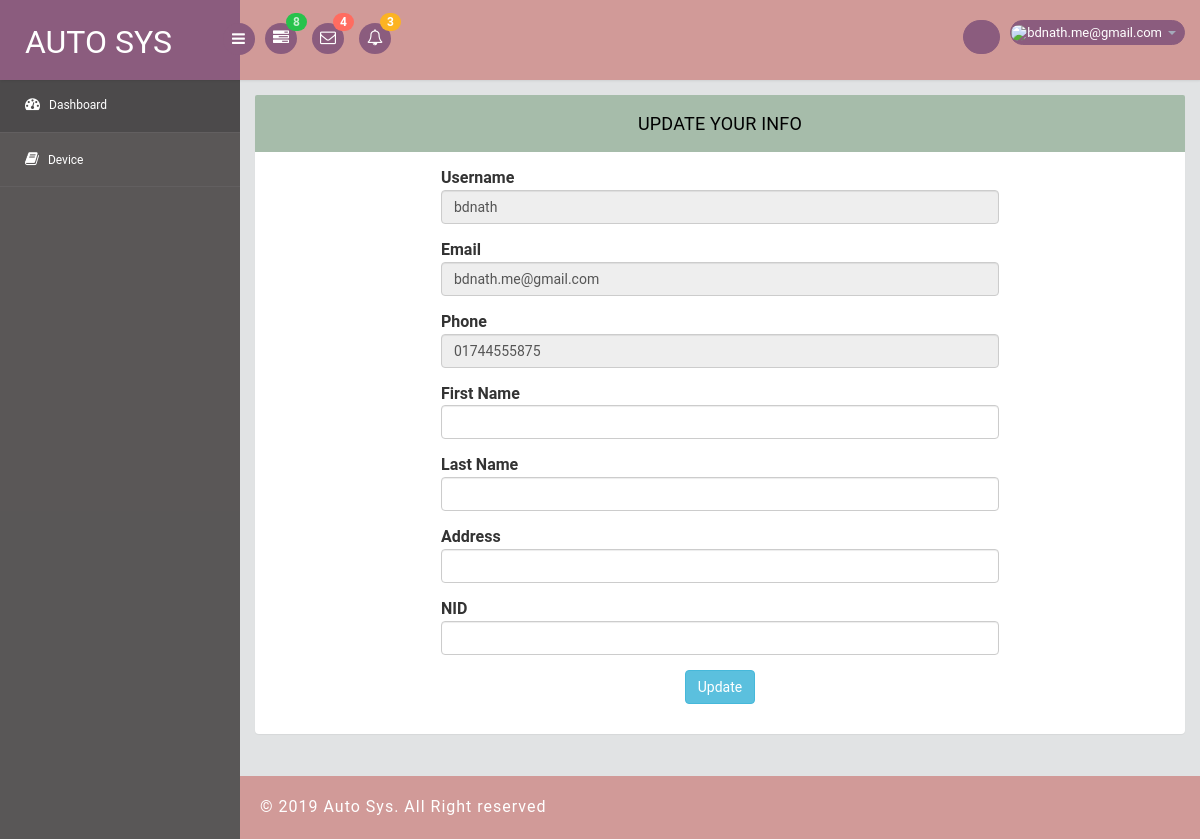
The page /src/updateUserInfo.php (signed in) on the database as committed earlier.
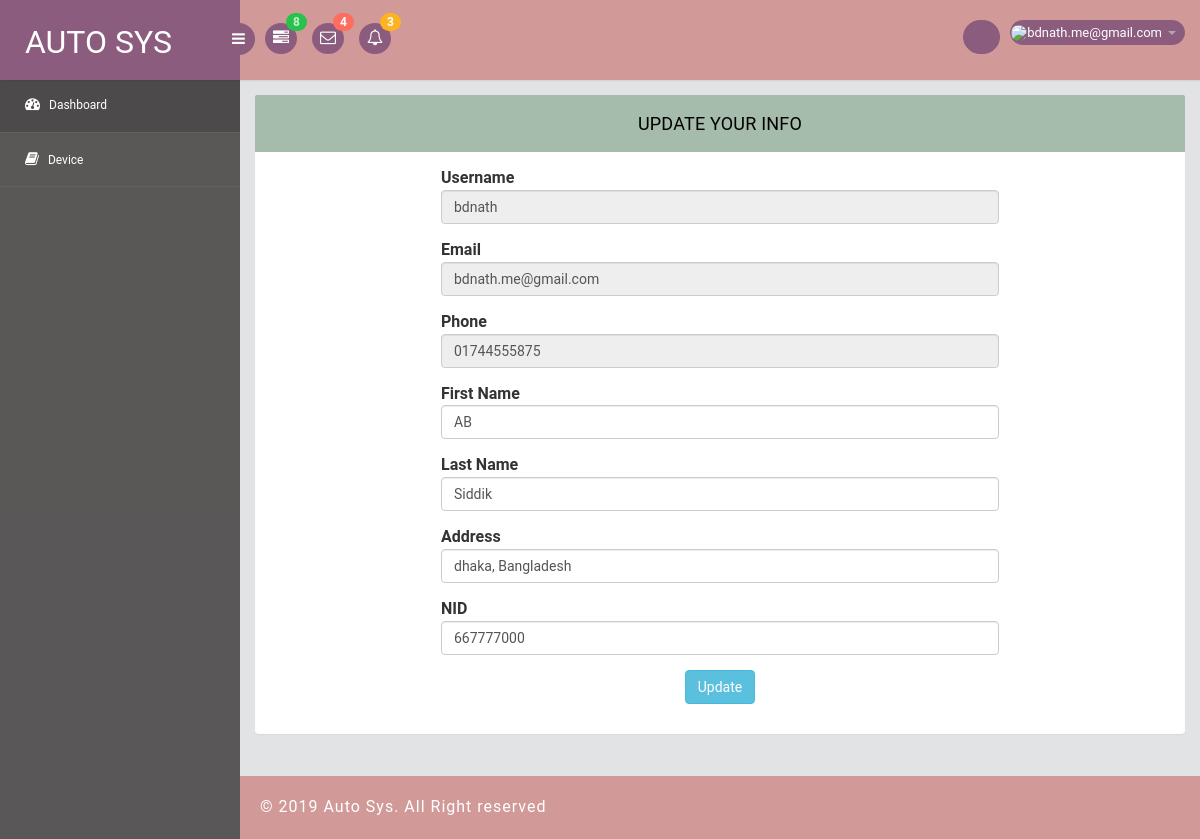
The same page on the database as committed later.
### tables this page shows
CREATE TABLE `tbl_user_profile` (
  `id` int(10) NOT NULL,
  `firstname` varchar(255) NOT NULL,
  `lastname` varchar(255) NOT NULL,
  `address` varchar(255) NOT NULL,
  `latitude` float NOT NULL,
  `longitude` float NOT NULL,
  `nid_number` int(20) NOT NULL,
  `userId` int(11) NOT NULL
);

### src/updateUserInfo.php (the view, shortened to what this page needs)
<?php include "../template/topbar.php";
include ('config/db_connection.php');
$usertId=$_SESSION['userId'];
$queryUser="SELECT * FROM tbl_user_profile WHERE userId='$usertId';";
$userResult=mysqli_query($conn, $queryUser);
$firstName="";
$lastName="";
$address="";
$nid="";
while($row=mysqli_fetch_array($userResult)) {
	$firstName=$row['firstname'];
	$lastName=$row['lastname'];
	$address=$row['address'];
	$nid=$row['nid_number'];
}
?>
 <section id="main-content">
	 <section class="wrapper">
	 <div class="row">
             <div class="col-lg-12">
			 <section class="panel">
                         <header class="panel-heading">
							Update Your Info
                         </header>
                         <div class="panel-body">
                             <div class="position-center">
                                 <form method="POST" action="saveUpdatedUserInfo.php">
								 <div class="form-group">
                                     <label >Username </label>
                                     <input type="text" class="form-control" name="userName" id="userName" value='<?php echo $_SESSION['userName']; ?>'
									 required disabled/>
                                 </div>
								 <div class="form-group">
                                     <label >Email </label>
                                     <input type="text" class="form-control" name="email" id="email" value='<?php echo $_SESSION['userEmail']; ?>'
									 required disabled/>
                                 </div>
								 <div class="form-group">
                                     <label >Phone </label>
                                     <input type="text" class="form-control" name="phone" id="phone" value='<?php echo $_SESSION['userPhone']; ?>'
									 required disabled/>
                                 </div>
								 <div class="form-group">
                                     <label for="firstName">First Name </label>
                                     <input type="text" class="form-control" name="firstName" id="firstName" placeholder="Enter First Name"
									 value='<?php echo $firstName; ?>'
									 required/>
                                 </div>
                                 <div class="form-group">
                                     <label for="lastName">Last Name </label>
                                     <input type="text" class="form-control" name="lastName" id="lastName" placeholder="Enter First Name"
									 value='<?php echo $lastName; ?>' required/>
                                 </div>
								 <div class="form-group">
                                     <label for="address">Address</label>
                                     <input type="text" class="form-control" name="address" id="address" placeholder="Enter Address"
									 value='<?php echo $address; ?>' required/>
                                 </div>
								 <div class="form-group">
                                     <label for="nid">NID</label>
                                     <input type="text" class="form-control" name="nid" id="nid" placeholder="Enter NID"
									 value='<?php echo $nid; ?>' required/>
                                 </div>
								 <div class="form-group" style="text-align: center;">
                                     <button type="submit" class="btn btn-info">Update</button>
                                 </div>
                             </form>
                             </div>
                         </div>
                     </section>
			 </div>
			 </div>
             </section>
	<?php include "../template/footer.php";   ?>
</section>
</section>
</body>
</html>

### template/topbar.php (shortened to what this page needs)
<!DOCTYPE html>
<html lang="en">
<head>
 <link rel="stylesheet" href="../template/css/bootstrap.min.css" />
 <link href="../template/css/style.css" rel='stylesheet' type='text/css' />
 <link href="../template/css/style-responsive.css" rel="stylesheet" />
 <link rel="stylesheet" href="../template/css/font.css" type="text/css" />
 <link href="../template/css/font-awesome.css" rel="stylesheet" />
 <link rel="stylesheet" href="../template/css/morris.css" type="text/css" />
 <link rel="stylesheet" href="../template/css/monthly.css" />
 </head>
 <body>
 <section id="container">
 <header class="header fixed-top clearfix">
 <div class="brand">
     <a href="index.html" class="logo">
        AUTO SYS
     </a>
     <div class="sidebar-toggle-box">
         <div class="fa fa-bars"></div>
     </div>
 </div>
 <div class="nav notify-row" id="top_menu">
     <ul class="nav top-menu">
         <li class="dropdown">
             <a data-toggle="dropdown" class="dropdown-toggle" href="#">
                 <i class="fa fa-tasks"></i>
                 <span class="badge bg-success">8 </span>
             </a>
         </li>
         <li id="header_inbox_bar" class="dropdown">
             <a data-toggle="dropdown" class="dropdown-toggle" href="#">
                 <i class="fa fa-envelope-o"></i>
                 <span class="badge bg-important">4 </span>
             </a>
         </li>
         <li id="header_notification_bar" class="dropdown">
             <a data-toggle="dropdown" class="dropdown-toggle" href="#">
                 <i class="fa fa-bell-o"></i>
                 <span class="badge bg-warning">3 </span>
             </a>
         </li>
     </ul>
 </div>
 <div class="top-nav clearfix">
     <ul class="nav pull-right top-menu">
         <li>
             <input type="text" class="form-control search" placeholder=" Search" />
         </li>
         <li class="dropdown">
             <a data-toggle="dropdown" class="dropdown-toggle" href="#">
			 <?php
			 $email = $_SESSION['userEmail'];
			 echo '<img src="images/profile-avater.png"/>';
                echo '<span class="username">'.$email.'</span>';
				 ?>
                 <b class="caret"></b>
             </a>
         </li>
     </ul>
 </div>
 </header>
 <?php
 include "../template/sidebar.php";
 ?>

### template/sidebar.php (shortened to what this page needs)
<aside>
    <div id="sidebar" class="nav-collapse">
        <div class="leftside-navigation">
            <ul class="sidebar-menu" id="nav-accordion">
                <li>
                    <a class="active" href="controlPanel.php">
                        <i class="fa fa-dashboard"></i>
                        <span>Dashboard </span>
                    </a>
                </li>
                <li class="sub-menu">
                    <a href="javascript:;">
                        <i class="fa fa-book"></i>
                        <span>Device </span>
                    </a>
                </li>
            </ul>
		 </div>
    </div>
</aside>

### template/footer.php
<div class="footer">
			 <div class="wthree-copyright">
			   <p>© 2019 Auto Sys. All Right reserved</p>
			 </div>
		   </div>

Rows that differ between the two databases and show on the page:
added tbl_user_profile: firstName "AB", lastName "Siddik", address "dhaka, Bangladesh", nid "667777000"
